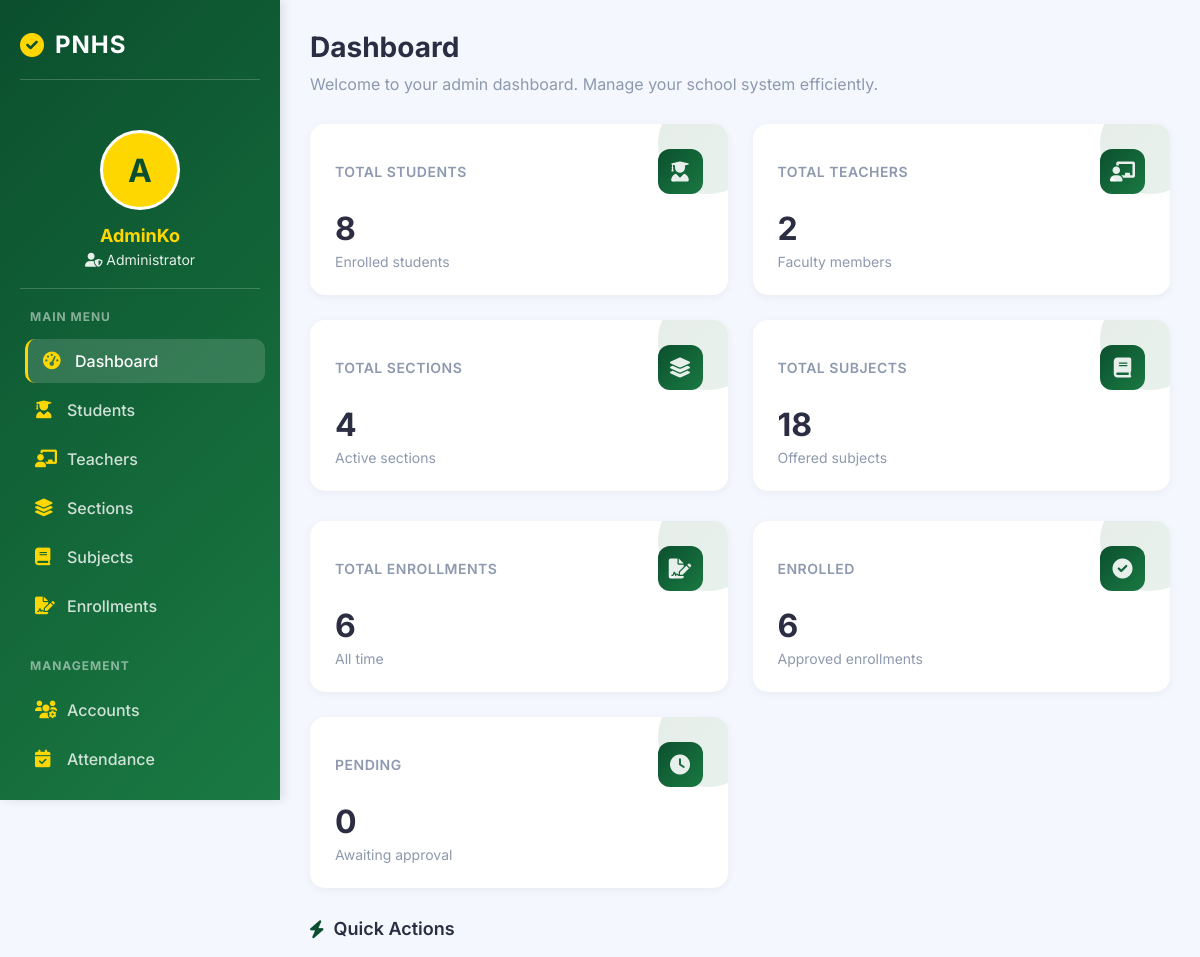
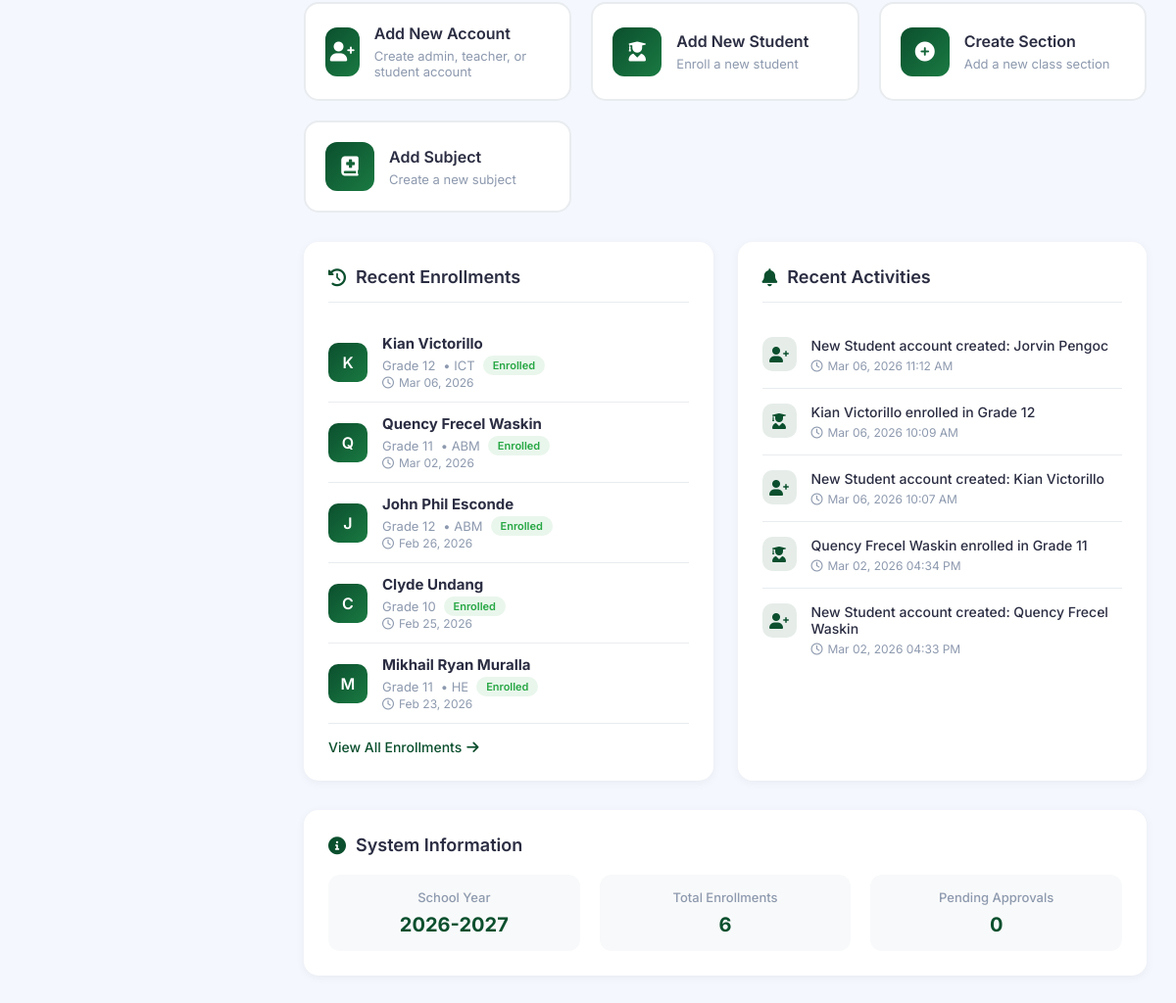
The app's page /admin/dashboard.php (signed in) with its own data (2 pictures, top to bottom).
### tables this page shows
CREATE TABLE `enrollments` (
  `id` int(11) NOT NULL,
  `student_id` int(11) NOT NULL,
  `grade_id` int(11) NOT NULL,
  `section_id` int(11) DEFAULT NULL,
  `school_year` varchar(20) NOT NULL,
  `status` enum('Pending','Enrolled','Rejected') DEFAULT 'Pending',
  `strand` varchar(50) DEFAULT NULL,
  `form_138` varchar(255) DEFAULT NULL,
  `created_at` timestamp NOT NULL DEFAULT current_timestamp()
);

CREATE TABLE `users` (
  `id` int(11) NOT NULL,
  `id_number` varchar(50) DEFAULT NULL,
  `fullname` varchar(100) DEFAULT NULL,
  `email` varchar(100) DEFAULT NULL,
  `password` varchar(255) DEFAULT NULL,
  `is_approved` tinyint(1) DEFAULT 0,
  `role` enum('Admin','Registrar','Teacher','Student') DEFAULT NULL,
  `created_at` timestamp NOT NULL DEFAULT current_timestamp()
);

CREATE TABLE `grade_levels` (
  `id` int(11) NOT NULL,
  `grade_name` varchar(20) DEFAULT NULL
);

### admin/dashboard.php (the view, shortened to what this page needs)
<?php
include("../config/database.php");
$admin_name = $_SESSION['user']['fullname'];
$student_count = $conn->query("SELECT * FROM users WHERE role='Student'")->num_rows;
$teacher_count = $conn->query("SELECT * FROM users WHERE role='Teacher'")->num_rows;
$section_count = $conn->query("SELECT * FROM sections")->num_rows;
$subject_count = $conn->query("SELECT * FROM subjects")->num_rows;
$enrollment_count = $conn->query("SELECT COUNT(*) as count FROM enrollments")->fetch_assoc()['count'];
$pending_count = $conn->query("SELECT COUNT(*) as count FROM enrollments WHERE status='Pending'")->fetch_assoc()['count'];
$enrolled_count = $conn->query("SELECT COUNT(*) as count FROM enrollments WHERE status='Enrolled'")->fetch_assoc()['count'];
$recent_enrollments = $conn->query("
    SELECT e.*, u.fullname, g.grade_name
    FROM enrollments e
    JOIN users u ON e.student_id = u.id
    JOIN grade_levels g ON e.grade_id = g.id
    ORDER BY e.created_at DESC
    LIMIT 5
");
$recent_activities = $conn->query("
    (SELECT 'enrollment' as type, e.created_at, CONCAT(u.fullname, ' enrolled in ', g.grade_name) as description
     FROM enrollments e
     JOIN users u ON e.student_id = u.id
     JOIN grade_levels g ON e.grade_id = g.id
     ORDER BY e.created_at DESC LIMIT 3)
    UNION ALL
    (SELECT 'user' as type, u.created_at, CONCAT('New ', u.role, ' account created: ', u.fullname) as description
     FROM users u
     WHERE u.created_at > DATE_SUB(NOW(), INTERVAL 7 DAY)
     ORDER BY u.created_at DESC LIMIT 3)
    ORDER BY created_at DESC LIMIT 5
");
?>
<!DOCTYPE html>
<html lang="en">
<head>
    <link rel="stylesheet" href="https://cdnjs.cloudflare.com/ajax/libs/font-awesome/6.0.0/css/all.min.css">
</head>
<body>
    <div class="app-container">
        <div class="sidebar">
            <h2>
                <i class="fas fa-check-circle"></i>
                <span>PNHS</span>
            </h2>
            <div class="admin-info">
                <div class="admin-avatar">
                    <?php echo strtoupper(substr($admin_name, 0, 1)); ?>
                </div>
                <h3><?php echo htmlspecialchars(explode(' ', $admin_name)[0]); ?></h3>
                <p><i class="fas fa-user-shield"></i> Administrator</p>
            </div>
            <div class="menu-section">
                <h3>MAIN MENU</h3>
                <ul class="menu-items">
                    <li><a href="dashboard.php" class="active"><i class="fas fa-tachometer-alt"></i> <span>Dashboard</span></a></li>
                    <li><a href="students.php"><i class="fas fa-user-graduate"></i> <span>Students</span></a></li>
                    <li><a href="teachers.php"><i class="fas fa-chalkboard-teacher"></i> <span>Teachers</span></a></li>
                    <li><a href="sections.php"><i class="fas fa-layer-group"></i> <span>Sections</span></a></li>
                    <li><a href="subjects.php"><i class="fas fa-book"></i> <span>Subjects</span></a></li>
                    <li><a href="enrollments.php"><i class="fas fa-file-signature"></i> <span>Enrollments</span></a></li>
                </ul>
            </div>
            <div class="menu-section">
                <h3>MANAGEMENT</h3>
                <ul class="menu-items">
                    <li><a href="manage_accounts.php"><i class="fas fa-users-cog"></i> <span>Accounts</span></a></li>
                    <li><a href="attendance.php"><i class="fas fa-calendar-check"></i> <span>Attendance</span></a></li>
                </ul>
            </div>
        </div>
        <div class="main-content">
            <div class="dashboard-header">
                <h1>Dashboard</h1>
                <p>Welcome to your admin dashboard. Manage your school system efficiently.</p>
            </div>
            <div class="stats-container">
                <div class="stat-card">
                    <div class="stat-header">
                        <h3>Total Students</h3>
                        <div class="stat-icon">
                            <i class="fas fa-user-graduate"></i>
                        </div>
                    </div>
                    <div class="stat-number"><?php echo $student_count; ?></div>
                    <div class="stat-label">Enrolled students</div>
                </div>
                <div class="stat-card">
                    <div class="stat-header">
                        <h3>Total Teachers</h3>
                        <div class="stat-icon">
                            <i class="fas fa-chalkboard-teacher"></i>
                        </div>
                    </div>
                    <div class="stat-number"><?php echo $teacher_count; ?></div>
                    <div class="stat-label">Faculty members</div>
                </div>
                <div class="stat-card">
                    <div class="stat-header">
                        <h3>Total Sections</h3>
                        <div class="stat-icon">
                            <i class="fas fa-layer-group"></i>
                        </div>
                    </div>
                    <div class="stat-number"><?php echo $section_count; ?></div>
                    <div class="stat-label">Active sections</div>
                </div>
                <div class="stat-card">
                    <div class="stat-header">
                        <h3>Total Subjects</h3>
                        <div class="stat-icon">
                            <i class="fas fa-book"></i>
                        </div>
                    </div>
                    <div class="stat-number"><?php echo $subject_count; ?></div>
                    <div class="stat-label">Offered subjects</div>
                </div>
            </div>
            <div class="stats-row-2">
                <div class="stat-card">
                    <div class="stat-header">
                        <h3>Total Enrollments</h3>
                        <div class="stat-icon">
                            <i class="fas fa-file-signature"></i>
                        </div>
                    </div>
                    <div class="stat-number"><?php echo $enrollment_count; ?></div>
                    <div class="stat-label">All time</div>
                </div>
                <div class="stat-card">
                    <div class="stat-header">
                        <h3>Enrolled</h3>
                        <div class="stat-icon">
                            <i class="fas fa-check-circle"></i>
                        </div>
                    </div>
                    <div class="stat-number"><?php echo $enrolled_count; ?></div>
                    <div class="stat-label">Approved enrollments</div>
                </div>
                <div class="stat-card">
                    <div class="stat-header">
                        <h3>Pending</h3>
                        <div class="stat-icon">
                            <i class="fas fa-clock"></i>
                        </div>
                    </div>
                    <div class="stat-number"><?php echo $pending_count; ?></div>
                    <div class="stat-label">Awaiting approval</div>
                </div>
            </div>
            <div class="quick-actions">
                <h3><i class="fas fa-bolt"></i> Quick Actions</h3>
                <div class="action-buttons">
                    <a href="add_account.php" class="action-btn">
                        <div class="action-icon">
                            <i class="fas fa-user-plus"></i>
                        </div>
                        <div class="action-content">
                            <h4>Add New Account</h4>
                            <p>Create admin, teacher, or student account</p>
                        </div>
                    </a>
                    <a href="add_student.php" class="action-btn">
                        <div class="action-icon">
                            <i class="fas fa-user-graduate"></i>
                        </div>
                        <div class="action-content">
                            <h4>Add New Student</h4>
                            <p>Enroll a new student</p>
                        </div>
                    </a>
                    <a href="create_section.php" class="action-btn">
                        <div class="action-icon">
                            <i class="fas fa-plus-circle"></i>
                        </div>
                        <div class="action-content">
                            <h4>Create Section</h4>
                            <p>Add a new class section</p>
                        </div>
                    </a>
                    <a href="add_subject.php" class="action-btn">
                        <div class="action-icon">
                            <i class="fas fa-book-medical"></i>
                        </div>
                        <div class="action-content">
                            <h4>Add Subject</h4>
                            <p>Create a new subject</p>
                        </div>
                    </a>
                </div>
            </div>
            <div class="dashboard-grid">
                <div class="info-card">
                    <h3><i class="fas fa-history"></i> Recent Enrollments</h3>
                    <?php if($recent_enrollments && $recent_enrollments->num_rows > 0): ?>
                        <?php while($enrollment = $recent_enrollments->fetch_assoc()): ?>
                            <div class="enrollment-item">
                                <div class="enrollment-avatar">
                                    <?php echo strtoupper(substr($enrollment['fullname'], 0, 1)); ?>
                                </div>
                                <div class="enrollment-info">
                                    <h4><?php echo htmlspecialchars($enrollment['fullname']); ?></h4>
                                    <p>
                                        <span><?php echo htmlspecialchars($enrollment['grade_name']); ?></span>
                                        <?php if($enrollment['strand']): ?>
                                            <span>• <?php echo htmlspecialchars($enrollment['strand']); ?></span>
                                        <?php endif; ?>
                                        <span class="status-badge status-<?php echo strtolower($enrollment['status']); ?>">
                                            <?php echo $enrollment['status']; ?>
                                        </span>
                                    </p>
                                    <span class="activity-time">
                                        <i class="far fa-clock"></i>
                                        <?php echo date('M d, Y', strtotime($enrollment['created_at'])); ?>
                                    </span>
                                </div>
                            </div>
                        <?php endwhile; ?>
                        <a href="enrollments.php" class="view-all-link">
                            View All Enrollments <i class="fas fa-arrow-right"></i>
                        </a>
                    <?php endif; ?>
                </div>
                <div class="info-card">
                    <h3><i class="fas fa-bell"></i> Recent Activities</h3>
                    <?php if($recent_activities && $recent_activities->num_rows > 0): ?>
                        <ul class="activity-list">
                            <?php while($activity = $recent_activities->fetch_assoc()): ?>
                                <li class="activity-item">
                                    <div class="activity-icon">
                                        <i class="fas fa-<?php echo $activity['type'] == 'enrollment' ? 'user-graduate' : 'user-plus'; ?>"></i>
                                    </div>
                                    <div class="activity-content">
                                        <div class="activity-title">
                                            <?php echo htmlspecialchars($activity['description']); ?>
                                        </div>
                                        <div class="activity-time">
                                            <i class="far fa-clock"></i>
                                            <?php echo date('M d, Y h:i A', strtotime($activity['created_at'])); ?>
                                        </div>
                                    </div>
                                </li>
                            <?php endwhile; ?>
                        </ul>
                    <?php endif; ?>
                </div>
            </div>
            <div class="system-info">
                <h3 style="color: var(--text-primary); font-size: 18px; font-weight: 600; margin-bottom: 20px; display: flex; align-items: center; gap: 10px;">
                    <i class="fas fa-info-circle" style="color: #0B4F2E;"></i>
                    System Information
                </h3>
                <div class="info-grid">
                    <div class="info-item">
                        <strong>School Year</strong>
                        <div class="info-value">2026-2027</div>
                    </div>
                    <div class="info-item">
                        <strong>Total Enrollments</strong>
                        <div class="info-value"><?php echo $enrollment_count; ?></div>
                    </div>
                    <div class="info-item">
                        <strong>Pending Approvals</strong>
                        <div class="info-value"><?php echo $pending_count; ?></div>
                    </div>
                </div>
            </div>
        </div>
    </div>
</body>
</html>

### records on screen
enrollments: student.fullname "K", student.fullname "Kian Victorillo", grade.grade_name "Grade 12", strand "ICT", status "Enrolled", created_at "Mar 06, 2026"
enrollments: student.fullname "Q", student.fullname "Quency Frecel Waskin", grade.grade_name "Grade 11", strand "ABM", status "Enrolled", created_at "Mar 02, 2026"
enrollments: student.fullname "J", student.fullname "John Phil Esconde", grade.grade_name "Grade 12", strand "ABM", status "Enrolled", created_at "Feb 26, 2026"
enrollments: student.fullname "C", student.fullname "Clyde Undang", grade.grade_name "Grade 10", status "Enrolled", created_at "Feb 25, 2026"
enrollments: student.fullname "M", student.fullname "Mikhail Ryan Muralla", grade.grade_name "Grade 11", strand "HE", status "Enrolled", created_at "Feb 23, 2026"

### other values on screen
substr($admin_name, 0, 1) "A"
explode(' ', $admin_name)[0] "AdminKo"
$student_count "8"
$teacher_count "2"
$section_count "4"
$subject_count "18"
$enrollment_count "6"
$enrolled_count "6"
$pending_count "0"
$activity['description'] "New Student account created: Jorvin Pengoc"
date('M d, Y h:i A', strtotime($activity['created_at'])) "Mar 06, 2026 11:12 AM"
$activity['description'] "Kian Victorillo enrolled in Grade 12"
date('M d, Y h:i A', strtotime($activity['created_at'])) "Mar 06, 2026 10:09 AM"
$activity['description'] "New Student account created: Kian Victorillo"
date('M d, Y h:i A', strtotime($activity['created_at'])) "Mar 06, 2026 10:07 AM"
